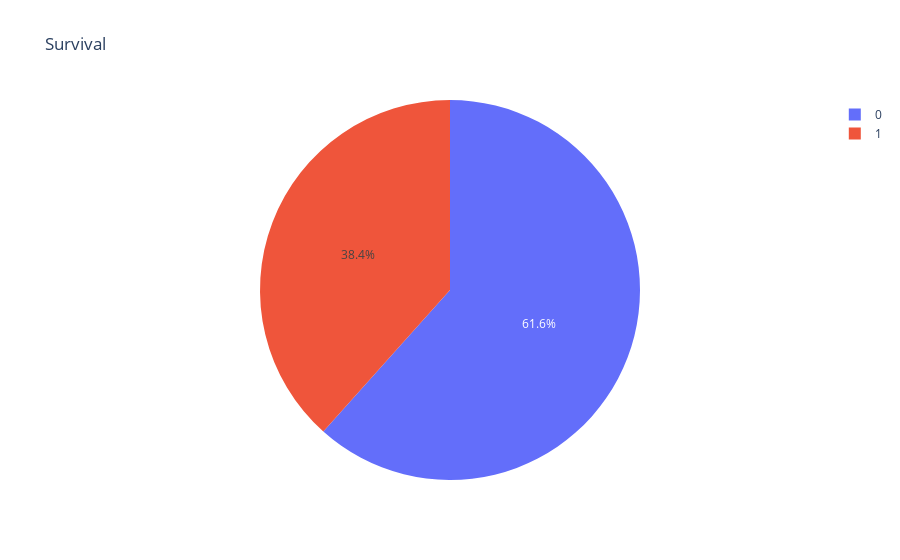

Notebook source saved alongside this figure:
### Code cell
fig= px.pie(df, names='Survived', title=" Survival")
fig.show()

### Figure 1 — Plotly figure (JSON) as saved in the notebook; plotly's stock layout.template omitted (floating-point values rounded to 4 significant figures; data arrays with more than 128 entries replaced by an {"elided": "..."} marker saying what was removed)
{"data": [{"domain": {"x": [0, 1], "y": [0, 1]}, "hovertemplate": "Survived=%{label}<extra></extra>", "labels": {"elided": "891 int values"}, "legendgroup": "", "name": "", "showlegend": true, "type": "pie"}], "layout": {"legend": {"tracegroupgap": 0}, "title": {"text": " Survival"}}}
